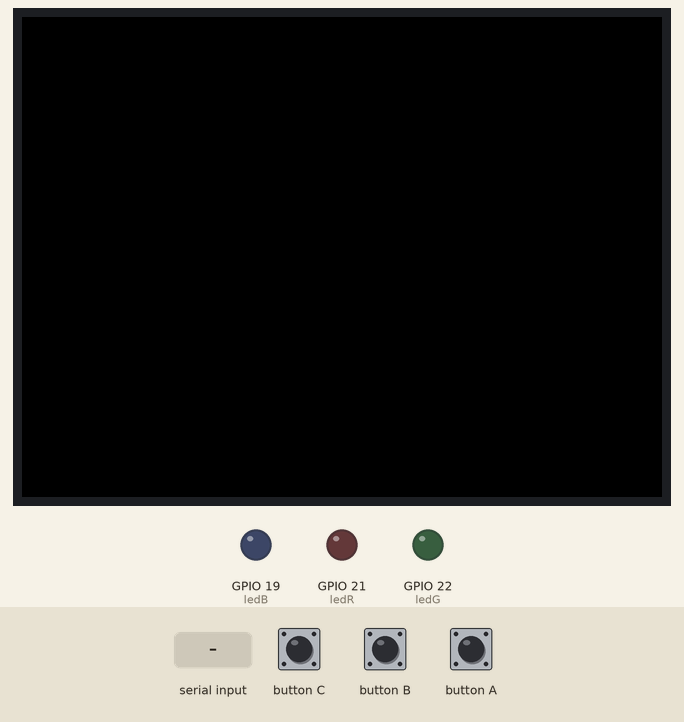
Simulated run of this sketch. Board: ESP32. Shown: 320×240 colour display, output pins drawn as LEDs (lit = HIGH). The inputs (shaded band) are chosen by the test bench. What the sketch prints to the serial monitor is not drawn.

Above: at 1.3 s.
1.4 s: "r" received over Serial
At 2.4 s:
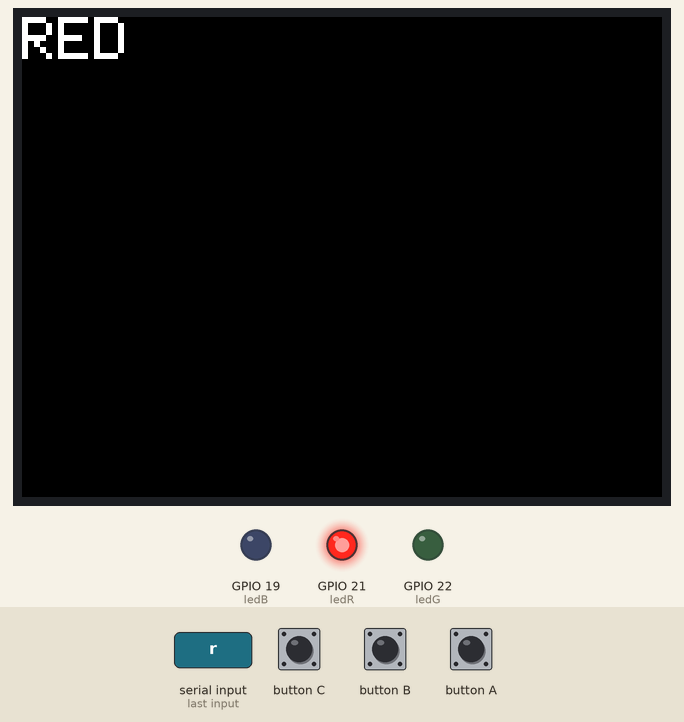
2.9 s: "g" received over Serial
At 3.5 s:
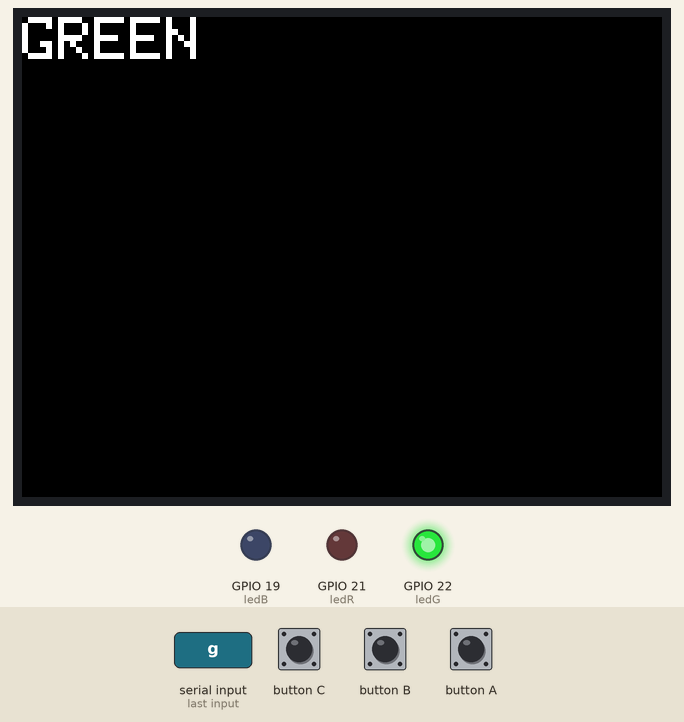
4.4 s: "b" received over Serial
At 5.6 s:
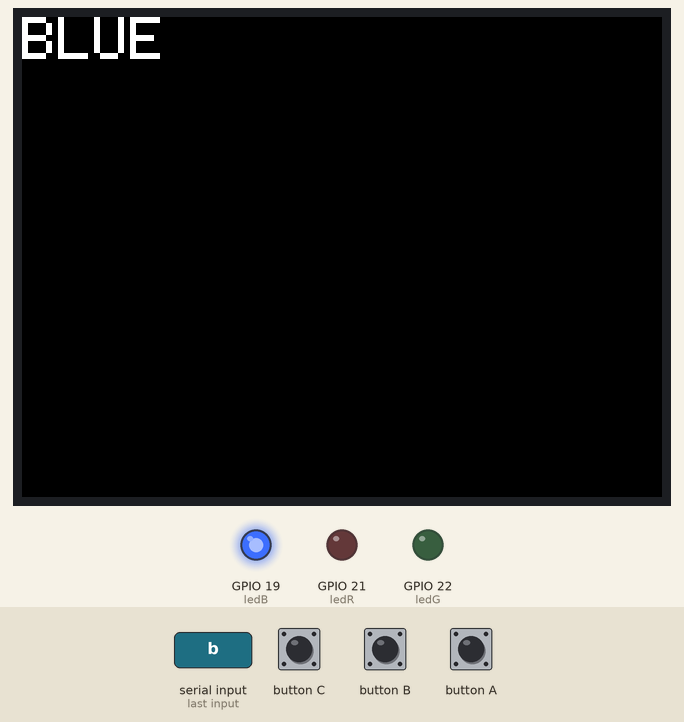
5.9 s: "1" received over Serial
At 7.0 s:
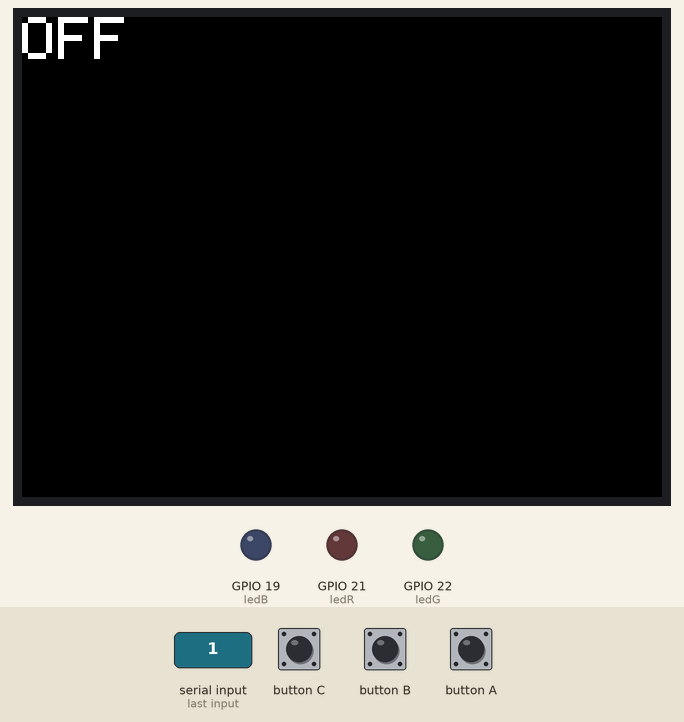
7.4 s: "R" received over Serial
At 8.1 s:
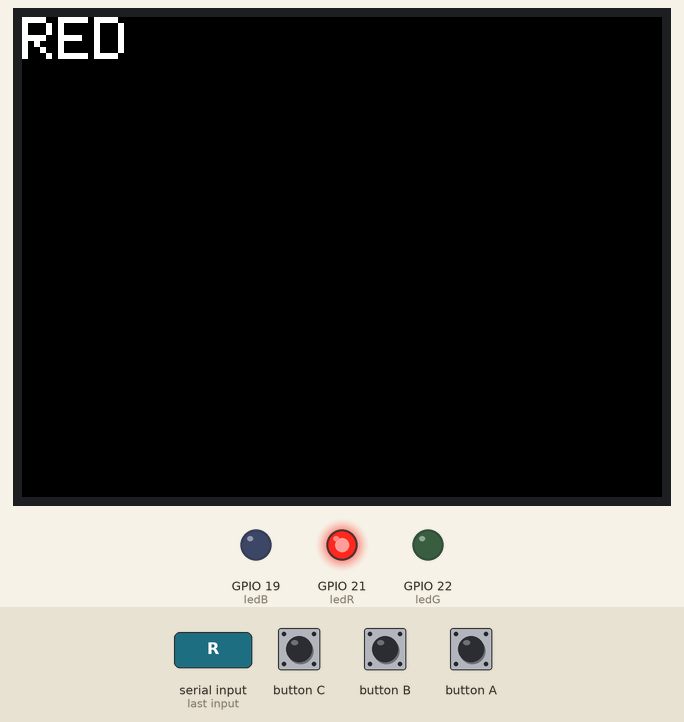
8.9 s: "B" received over Serial
At 9.3 s:
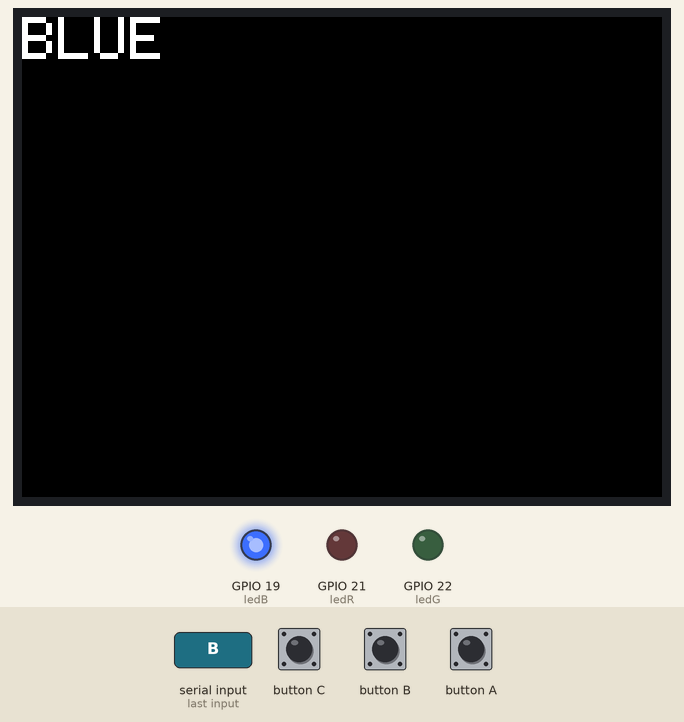
Timing chart, 0 to 11.4 s (numbered marks = the images above; inputs shaded):
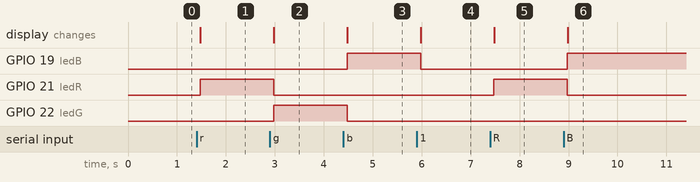

Measured:
- after the input at 1.4 s, GPIO 21 (ledR): LOW → HIGH after 0.08 s; the display: changes after 0.08 s (image 1)
- after the input at 2.9 s, GPIO 21 (ledR): HIGH → LOW after 0.08 s; GPIO 22 (ledG): LOW → HIGH after 0.08 s; the display: changes after 0.08 s (image 2)
- after the input at 4.4 s, GPIO 19 (ledB): LOW → HIGH after 0.08 s; GPIO 22 (ledG): HIGH → LOW after 0.08 s; the display: changes after 0.08 s (image 3)
- after the input at 5.9 s, GPIO 19 (ledB): HIGH → LOW after 0.08 s; the display: changes after 0.08 s (image 4)
- after the input at 7.4 s, GPIO 21 (ledR): LOW → HIGH after 0.08 s; the display: changes after 0.08 s (image 5)
- after the input at 8.9 s, GPIO 19 (ledB): LOW → HIGH after 0.08 s; GPIO 21 (ledR): HIGH → LOW after 0.08 s; the display: changes after 0.08 s (image 6)

The sketch:

lab_3_4.ino
```cpp
#include <M5Stack.h>
int ledR = 21;
int ledG = 22;
int ledB = 19;
int readByte;

void setup() {
  M5.begin();
  Serial.begin(9600);
  M5.Lcd.setTextSize(3);
  pinMode(ledR, OUTPUT);
  pinMode(ledG, OUTPUT);
  pinMode(ledB, OUTPUT);
  turnLed(LOW,LOW,LOW);
}
// 82 r 114
// 71 g 103
// 66 b 98
void loop() {
  M5.update();
  if (Serial.available() > 0) {
    readByte = Serial.read();
    switch (readByte) {
      case 82:
        turnLed2('r');
        break;
      case 114:
        turnLed2('r');
        break;
      case 71:
        turnLed2('g');
        break;
      case 103:
        turnLed2('g');
        break;
      case 66:
        turnLed2('b');
        break;
      case 98:
        turnLed2('b');
        break;
      default:
        turnLed2('0');
        break;
    }
  }
}
void turnLed2(char ledC) {
  M5.Lcd.clear();
  M5.Lcd.setCursor(0, 0);
  switch (ledC) {
    case 'r':
      turnLed(HIGH, LOW, LOW);
      display("RED");
      break;
    case 'g':
      turnLed(LOW, HIGH, LOW);
      display("GREEN");
      break;
    case 'b':
      turnLed(LOW, LOW, HIGH);
      display("BLUE");
      break;
    default:
      turnLed(LOW, LOW, LOW);
      display("OFF");
      break;
  }
}
void turnLed(int r, int g, int b) {
  digitalWrite(ledR, r);
  digitalWrite(ledG, g);
  digitalWrite(ledB, b);
}
void display(char dis[]){
  M5.Lcd.print(dis);
  Serial.println(dis);
}
```
